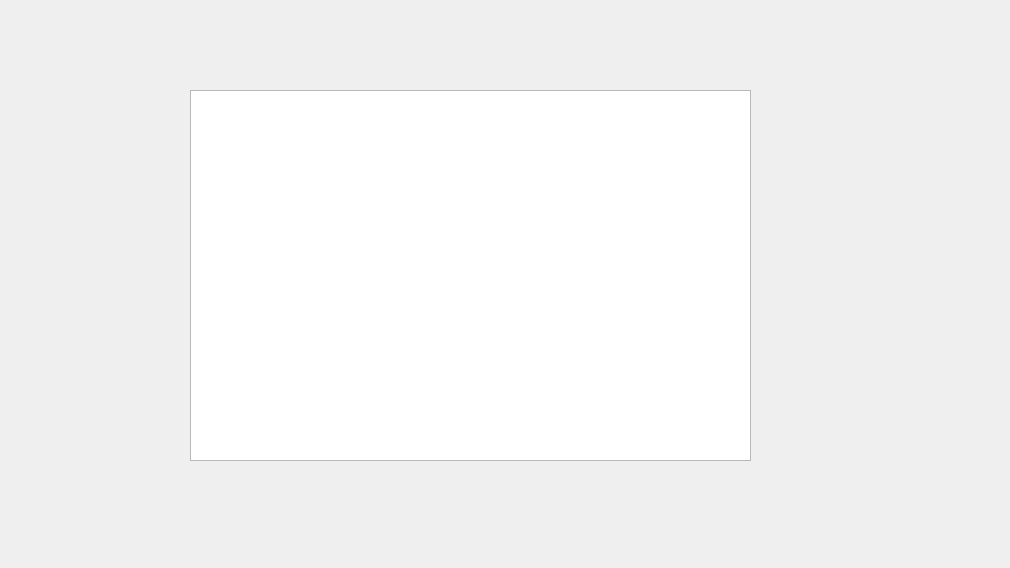
<?xml version="1.0" encoding="UTF-8"?>
<ui version="4.0">
 <class>Form</class>
 <widget class="QWidget" name="Form">
  <property name="geometry">
   <rect>
    <x>0</x>
    <y>0</y>
    <width>1010</width>
    <height>568</height>
   </rect>
  </property>
  <property name="windowTitle">
   <string>Form</string>
  </property>
  <widget class="QChartView" name="graphicsView">
   <property name="geometry">
    <rect>
     <x>190</x>
     <y>90</y>
     <width>561</width>
     <height>371</height>
    </rect>
   </property>
  </widget>
 </widget>
 <customwidgets>
  <customwidget>
   <class>QChartView</class>
   <extends>QGraphicsView</extends>
   <header>QtCharts</header>
  </customwidget>
 </customwidgets>
 <resources/>
 <connections/>
</ui>
